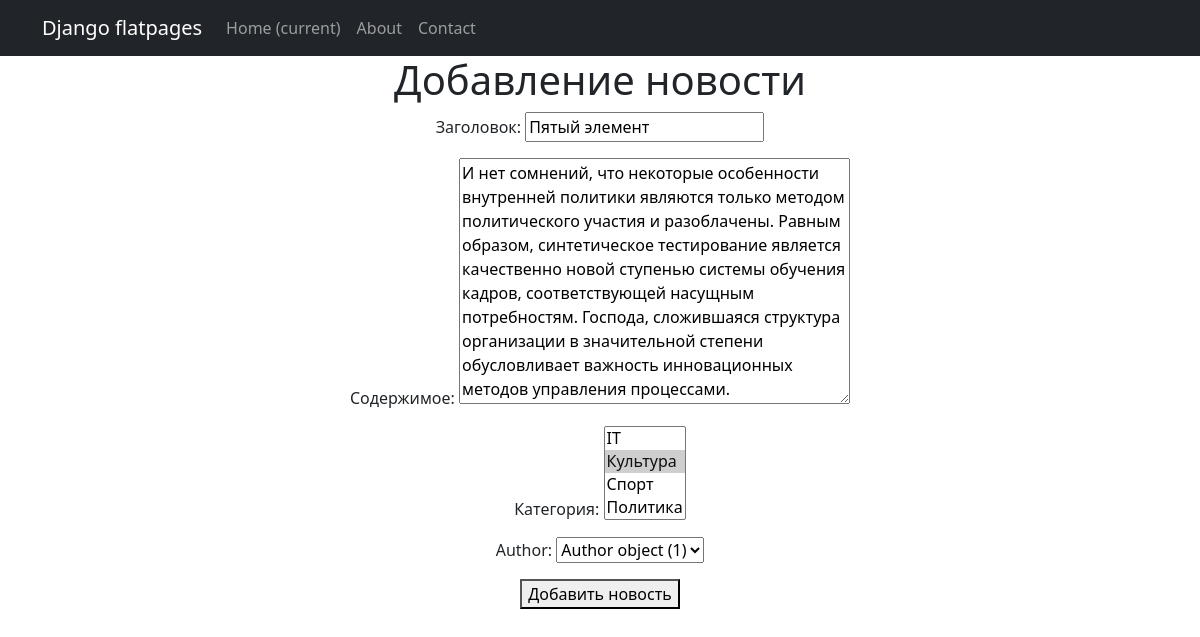
Screenshot of /news/4/edit/ with the database file from the repository.
### news/models.py (models this page shows, shortened)
class Post(models.Model):
    author = models.ForeignKey(Author, on_delete = models.CASCADE)
    NEWS = 'NW'
    ARTICLE = 'AR'
    CATEGORY_CHOISE = (
        (NEWS, 'Новость'),
        (ARTICLE, 'Статья')
    )
    categoryType = models.CharField(max_length= 2, choices= CATEGORY_CHOISE, default= ARTICLE, verbose_name='Тип')
    dateCreate = models.DateTimeField(auto_now_add = True)
    postCategory = models.ManyToManyField(Category, through= 'PostCategory', verbose_name='Категория')
    title = models.CharField(max_length = 256, verbose_name='Заголовок')
    text = models.TextField(verbose_name='Содержимое')
    rating  = models.IntegerField(default = 0)

### news/views.py (the view)
# urls.py: path('<int:pk>/edit/', PostUpdate.as_view(), name = 'edit_news'),
class PostUpdate(UpdateView):
    form_class = NewsForm
    model = Post
    template_name = 'create_news.html'

### news/forms.py
class NewsForm(forms.ModelForm):
    class Meta:
        model = Post
        fields =[
            'title',
            'text',
            'postCategory',
            'author'
        ]

### news/models.py (called while the page is built)
    def __str__(self):
        return self.name

### templates/create_news.html (shortened to what this page needs)
{% extends 'flatpages/default.html' %}
{% load censor %}
{% block content %}
<h1> Добавление новости </h1>
<form action="" method="post">
    {{ form.as_p }}
    <button type="submit" >Добавить новость</button>
</form>
{% endblock content %}

### rows the page displays
Post: title "Пятый элемент", text "И нет сомнений, что некоторые особенности внутренней политики являются только методом политического участия и разоблачены. Равным образом, синтетическое тестирование является качественно новой ступенью системы обучения кадров, соответствующей насущным потребностям. Господа, сложившаяся структура организации в значительной степени обусловливает важность инновационных методов управления процессами.", author "Author object (1)"
